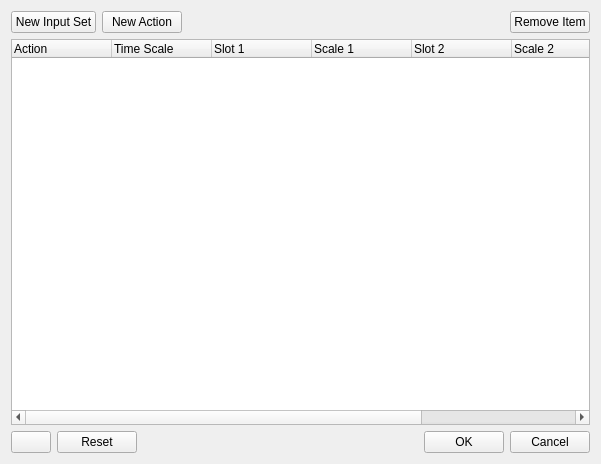
<?xml version="1.0" encoding="UTF-8"?>
<ui version="4.0">
 <class>InputConfigDialog</class>
 <widget class="QDialog" name="InputConfigDialog">
  <property name="geometry">
   <rect>
    <x>0</x>
    <y>0</y>
    <width>601</width>
    <height>464</height>
   </rect>
  </property>
  <property name="windowTitle">
   <string>Input Configuration</string>
  </property>
  <property name="windowIcon">
   <iconset resource="../QtResources/resources.qrc">
    <normaloff>:/EditorFramework/Icons/Input.svg</normaloff>:/EditorFramework/Icons/Input.svg</iconset>
  </property>
  <layout class="QVBoxLayout" name="verticalLayout">
   <item>
    <layout class="QHBoxLayout" name="horizontalLayout">
     <item>
      <widget class="QPushButton" name="ButtonNewInputSet">
       <property name="text">
        <string>New Input Set</string>
       </property>
       <property name="autoDefault">
        <bool>false</bool>
       </property>
      </widget>
     </item>
     <item>
      <widget class="QPushButton" name="ButtonNewAction">
       <property name="text">
        <string>New Action</string>
       </property>
       <property name="autoDefault">
        <bool>false</bool>
       </property>
      </widget>
     </item>
     <item>
      <spacer name="horizontalSpacer">
       <property name="orientation">
        <enum>Qt::Horizontal</enum>
       </property>
       <property name="sizeHint" stdset="0">
        <size>
         <width>40</width>
         <height>20</height>
        </size>
       </property>
      </spacer>
     </item>
     <item>
      <widget class="QPushButton" name="ButtonRemove">
       <property name="text">
        <string>Remove Item</string>
       </property>
       <property name="autoDefault">
        <bool>false</bool>
       </property>
      </widget>
     </item>
    </layout>
   </item>
   <item>
    <widget class="QTreeWidget" name="TreeActions">
     <column>
      <property name="text">
       <string>Action</string>
      </property>
     </column>
     <column>
      <property name="text">
       <string>Time Scale</string>
      </property>
     </column>
     <column>
      <property name="text">
       <string>Slot 1</string>
      </property>
     </column>
     <column>
      <property name="text">
       <string>Scale 1</string>
      </property>
     </column>
     <column>
      <property name="text">
       <string>Slot 2</string>
      </property>
     </column>
     <column>
      <property name="text">
       <string>Scale 2</string>
      </property>
     </column>
     <column>
      <property name="text">
       <string>Slot 3</string>
      </property>
     </column>
     <column>
      <property name="text">
       <string>Scale 3</string>
      </property>
     </column>
     <column>
      <property name="text">
       <string/>
      </property>
     </column>
    </widget>
   </item>
   <item>
    <layout class="QHBoxLayout" name="horizontalLayout_2">
     <item>
      <widget class="QPushButton" name="HelpButton">
       <property name="toolTip">
        <string>Open documentation about the input configuration</string>
       </property>
       <property name="text">
        <string/>
       </property>
       <property name="icon">
        <iconset resource="../../../Tools/Libs/GuiFoundation/QtResources/resources.qrc">
         <normaloff>:/GuiFoundation/Icons/Help.svg</normaloff>:/GuiFoundation/Icons/Help.svg</iconset>
       </property>
       <property name="autoDefault">
        <bool>false</bool>
       </property>
      </widget>
     </item>
     <item>
      <widget class="QPushButton" name="ButtonReset">
       <property name="text">
        <string>Reset</string>
       </property>
       <property name="autoDefault">
        <bool>false</bool>
       </property>
      </widget>
     </item>
     <item>
      <spacer name="horizontalSpacer_2">
       <property name="orientation">
        <enum>Qt::Horizontal</enum>
       </property>
       <property name="sizeHint" stdset="0">
        <size>
         <width>40</width>
         <height>20</height>
        </size>
       </property>
      </spacer>
     </item>
     <item>
      <widget class="QPushButton" name="ButtonOk">
       <property name="text">
        <string>OK</string>
       </property>
       <property name="autoDefault">
        <bool>false</bool>
       </property>
      </widget>
     </item>
     <item>
      <widget class="QPushButton" name="ButtonCancel">
       <property name="text">
        <string>Cancel</string>
       </property>
       <property name="autoDefault">
        <bool>false</bool>
       </property>
      </widget>
     </item>
    </layout>
   </item>
  </layout>
 </widget>
 <resources>
  <include location="../../../Tools/Libs/GuiFoundation/QtResources/resources.qrc"/>
  <include location="../QtResources/resources.qrc"/>
 </resources>
 <connections/>
</ui> 
